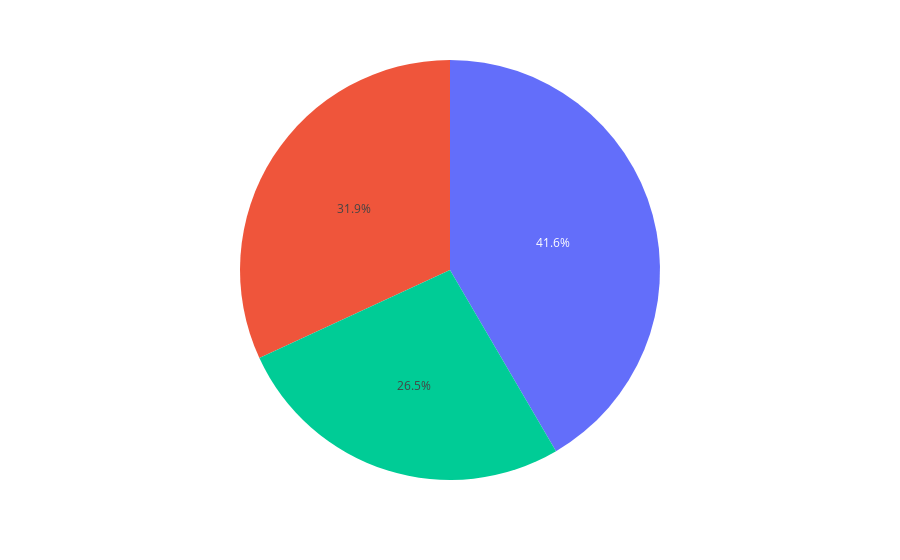

Source (notebook cell):
### Code cell
fig = px.pie(values= df.City_Category.value_counts(), data_frame=df)
fig

### Figure 1 — Plotly figure (JSON) as saved in the notebook; plotly's stock layout.template omitted (floating-point values rounded to 4 significant figures)
{"data": [{"domain": {"x": [0, 1], "y": [0, 1]}, "hovertemplate": "value=%{value}<extra></extra>", "legendgroup": "", "name": "", "showlegend": false, "type": "pie", "values": [264599, 202955, 168881]}], "layout": {"legend": {"tracegroupgap": 0}, "margin": {"t": 60}}}
